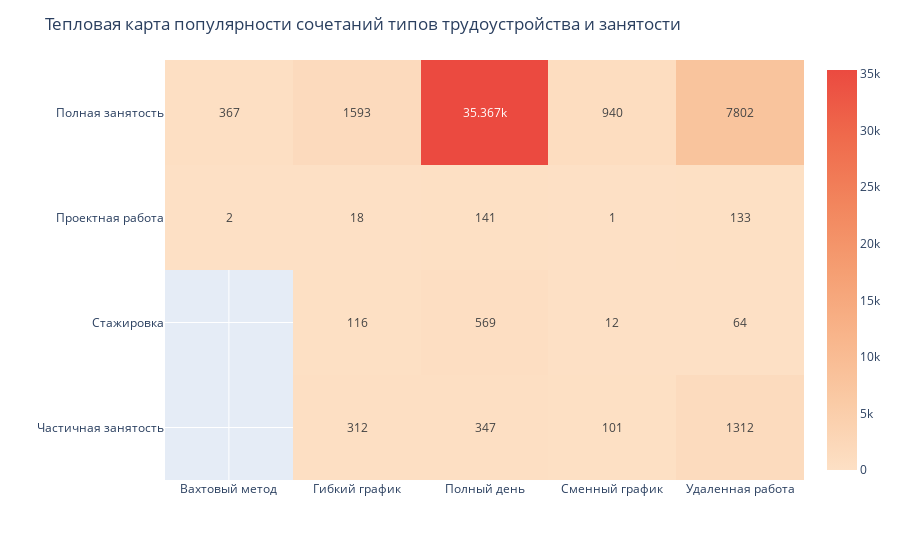

The notebook cell saved with this chart:
### Code cell
fig = px.imshow(
        answer_4_4.pivot('employment', 'schedule', 'cnt'),
        text_auto = True, 
        aspect = 'auto',
        color_continuous_scale = 'peach'
)

fig.update_layout(
    title='Тепловая карта популярности сочетаний типов трудоустройства и занятости',
    xaxis=dict(title=''),
    yaxis=dict(title='')
)

fig.show()

### Figure 1 — Plotly figure (JSON) as saved in the notebook; plotly's stock layout.template omitted (floating-point values rounded to 4 significant figures)
{"data": [{"coloraxis": "coloraxis", "hovertemplate": "schedule: %{x}<br>employment: %{y}<br>color: %{z}<extra></extra>", "name": "0", "texttemplate": "%{z}", "type": "heatmap", "x": ["Вахтовый метод", "Гибкий график", "Полный день", "Сменный график", "Удаленная работа"], "xaxis": "x", "y": ["Полная занятость", "Проектная работа", "Стажировка", "Частичная занятость"], "yaxis": "y", "z": [[367, 1593, 35367, 940, 7802], [2, 18, 141, 1, 133], [null, 116, 569, 12, 64], [null, 312, 347, 101, 1312]]}], "layout": {"coloraxis": {"colorscale": [[0, "rgb(253, 224, 197)"], [0.1667, "rgb(250, 203, 166)"], [0.3333, "rgb(248, 181, 139)"], [0.5, "rgb(245, 158, 114)"], [0.6667, "rgb(242, 133, 93)"], [0.8333, "rgb(239, 106, 76)"], [1, "rgb(235, 74, 64)"]]}, "margin": {"t": 60}, "title": {"text": "Тепловая карта популярности сочетаний типов трудоустройства и занятости"}, "xaxis": {"anchor": "y", "domain": [0, 1], "title": {"text": ""}}, "yaxis": {"anchor": "x", "autorange": "reversed", "domain": [0, 1], "title": {"text": ""}}}}
